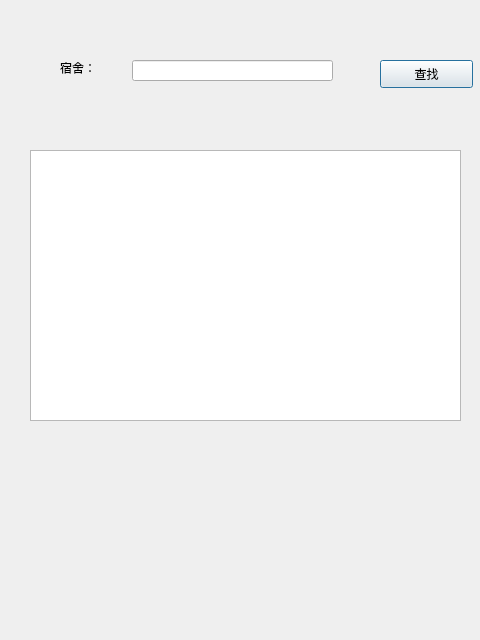
<?xml version="1.0" encoding="UTF-8"?>
<ui version="4.0">
 <class>DInquire</class>
 <widget class="QDialog" name="DInquire">
  <property name="geometry">
   <rect>
    <x>0</x>
    <y>0</y>
    <width>480</width>
    <height>640</height>
   </rect>
  </property>
  <property name="windowTitle">
   <string>Dialog</string>
  </property>
  <widget class="QPushButton" name="pushButton">
   <property name="geometry">
    <rect>
     <x>380</x>
     <y>60</y>
     <width>93</width>
     <height>28</height>
    </rect>
   </property>
   <property name="text">
    <string>查找</string>
   </property>
  </widget>
  <widget class="QLineEdit" name="lineEdit">
   <property name="geometry">
    <rect>
     <x>132</x>
     <y>60</y>
     <width>201</width>
     <height>21</height>
    </rect>
   </property>
  </widget>
  <widget class="QLabel" name="label">
   <property name="geometry">
    <rect>
     <x>60</x>
     <y>60</y>
     <width>72</width>
     <height>15</height>
    </rect>
   </property>
   <property name="text">
    <string>宿舍：</string>
   </property>
  </widget>
  <widget class="QTextBrowser" name="textBrowser">
   <property name="geometry">
    <rect>
     <x>30</x>
     <y>150</y>
     <width>431</width>
     <height>271</height>
    </rect>
   </property>
  </widget>
 </widget>
 <resources/>
 <connections/>
</ui>
